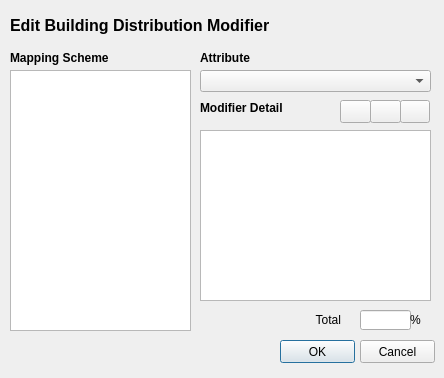
<?xml version="1.0" encoding="UTF-8"?>
<ui version="4.0">
 <class>modifierInputDialog</class>
 <widget class="QDialog" name="modifierInputDialog">
  <property name="geometry">
   <rect>
    <x>0</x>
    <y>0</y>
    <width>444</width>
    <height>378</height>
   </rect>
  </property>
  <property name="windowTitle">
   <string>Edit Modifier</string>
  </property>
  <widget class="QLabel" name="lb_ms_tree">
   <property name="geometry">
    <rect>
     <x>10</x>
     <y>50</y>
     <width>181</width>
     <height>16</height>
    </rect>
   </property>
   <property name="font">
    <font>
     <weight>75</weight>
     <bold>true</bold>
    </font>
   </property>
   <property name="text">
    <string>Mapping Scheme</string>
   </property>
  </widget>
  <widget class="QLabel" name="lb_mod_values">
   <property name="geometry">
    <rect>
     <x>200</x>
     <y>100</y>
     <width>111</width>
     <height>16</height>
    </rect>
   </property>
   <property name="font">
    <font>
     <weight>75</weight>
     <bold>true</bold>
    </font>
   </property>
   <property name="text">
    <string>Modifier Detail</string>
   </property>
  </widget>
  <widget class="QTableView" name="table_mod_values">
   <property name="geometry">
    <rect>
     <x>200</x>
     <y>130</y>
     <width>231</width>
     <height>171</height>
    </rect>
   </property>
   <property name="verticalScrollBarPolicy">
    <enum>Qt::ScrollBarAlwaysOff</enum>
   </property>
   <property name="horizontalScrollBarPolicy">
    <enum>Qt::ScrollBarAlwaysOff</enum>
   </property>
  </widget>
  <widget class="QPushButton" name="btn_apply">
   <property name="geometry">
    <rect>
     <x>280</x>
     <y>340</y>
     <width>75</width>
     <height>23</height>
    </rect>
   </property>
   <property name="text">
    <string>OK</string>
   </property>
  </widget>
  <widget class="QPushButton" name="btn_cancel">
   <property name="geometry">
    <rect>
     <x>360</x>
     <y>340</y>
     <width>75</width>
     <height>23</height>
    </rect>
   </property>
   <property name="text">
    <string>Cancel</string>
   </property>
  </widget>
  <widget class="QLabel" name="lb_title">
   <property name="geometry">
    <rect>
     <x>10</x>
     <y>10</y>
     <width>541</width>
     <height>31</height>
    </rect>
   </property>
   <property name="font">
    <font>
     <pointsize>12</pointsize>
     <weight>75</weight>
     <bold>true</bold>
    </font>
   </property>
   <property name="text">
    <string>Edit Building Distribution Modifier</string>
   </property>
  </widget>
  <widget class="QLineEdit" name="txt_total_weights">
   <property name="geometry">
    <rect>
     <x>360</x>
     <y>310</y>
     <width>51</width>
     <height>20</height>
    </rect>
   </property>
   <property name="alignment">
    <set>Qt::AlignRight|Qt::AlignTrailing|Qt::AlignVCenter</set>
   </property>
   <property name="readOnly">
    <bool>true</bool>
   </property>
  </widget>
  <widget class="QLabel" name="lb_percent">
   <property name="geometry">
    <rect>
     <x>410</x>
     <y>310</y>
     <width>16</width>
     <height>20</height>
    </rect>
   </property>
   <property name="text">
    <string>%</string>
   </property>
  </widget>
  <widget class="QLabel" name="lb_total_weights">
   <property name="geometry">
    <rect>
     <x>200</x>
     <y>310</y>
     <width>141</width>
     <height>20</height>
    </rect>
   </property>
   <property name="text">
    <string>Total</string>
   </property>
   <property name="alignment">
    <set>Qt::AlignRight|Qt::AlignTrailing|Qt::AlignVCenter</set>
   </property>
  </widget>
  <widget class="QTreeView" name="tree_ms">
   <property name="geometry">
    <rect>
     <x>10</x>
     <y>70</y>
     <width>181</width>
     <height>261</height>
    </rect>
   </property>
  </widget>
  <widget class="QWidget" name="widget_mod_values_menu_r" native="true">
   <property name="geometry">
    <rect>
     <x>310</x>
     <y>100</y>
     <width>121</width>
     <height>31</height>
    </rect>
   </property>
   <widget class="QPushButton" name="btn_add">
    <property name="geometry">
     <rect>
      <x>30</x>
      <y>0</y>
      <width>31</width>
      <height>23</height>
     </rect>
    </property>
    <property name="toolTip">
     <string>Add Modifier</string>
    </property>
    <property name="text">
     <string/>
    </property>
    <property name="icon">
     <iconset resource="resources/SIDDResource.qrc">
      <normaloff>:/imgs/icons/add.png</normaloff>:/imgs/icons/add.png</iconset>
    </property>
   </widget>
   <widget class="QPushButton" name="btn_delete">
    <property name="geometry">
     <rect>
      <x>60</x>
      <y>0</y>
      <width>31</width>
      <height>23</height>
     </rect>
    </property>
    <property name="toolTip">
     <string>Delete Selected Modifier</string>
    </property>
    <property name="text">
     <string/>
    </property>
    <property name="icon">
     <iconset resource="resources/SIDDResource.qrc">
      <normaloff>:/imgs/icons/minus.png</normaloff>:/imgs/icons/minus.png</iconset>
    </property>
   </widget>
   <widget class="QPushButton" name="btn_range">
    <property name="geometry">
     <rect>
      <x>90</x>
      <y>0</y>
      <width>30</width>
      <height>23</height>
     </rect>
    </property>
    <property name="toolTip">
     <string>Edit Value Grouping</string>
    </property>
    <property name="text">
     <string/>
    </property>
    <property name="icon">
     <iconset resource="resources/SIDDResource.qrc">
      <normaloff>:/imgs/icons/cog.png</normaloff>:/imgs/icons/cog.png</iconset>
    </property>
   </widget>
  </widget>
  <widget class="QComboBox" name="cb_attributes">
   <property name="geometry">
    <rect>
     <x>200</x>
     <y>70</y>
     <width>231</width>
     <height>22</height>
    </rect>
   </property>
  </widget>
  <widget class="QLabel" name="lb_attribute">
   <property name="geometry">
    <rect>
     <x>200</x>
     <y>50</y>
     <width>111</width>
     <height>16</height>
    </rect>
   </property>
   <property name="font">
    <font>
     <weight>75</weight>
     <bold>true</bold>
    </font>
   </property>
   <property name="text">
    <string>Attribute</string>
   </property>
  </widget>
 </widget>
 <resources>
  <include location="resources/SIDDResource.qrc"/>
 </resources>
 <connections/>
 <slots>
  <slot>level1Selected()</slot>
  <slot>level2Selected()</slot>
  <slot>level3Selected()</slot>
  <slot>buildFromSurvey()</slot>
  <slot>setModifier()</slot>
  <slot>zoneSelected()</slot>
  <slot>addValue()</slot>
  <slot>deleteValue()</slot>
 </slots>
</ui>
